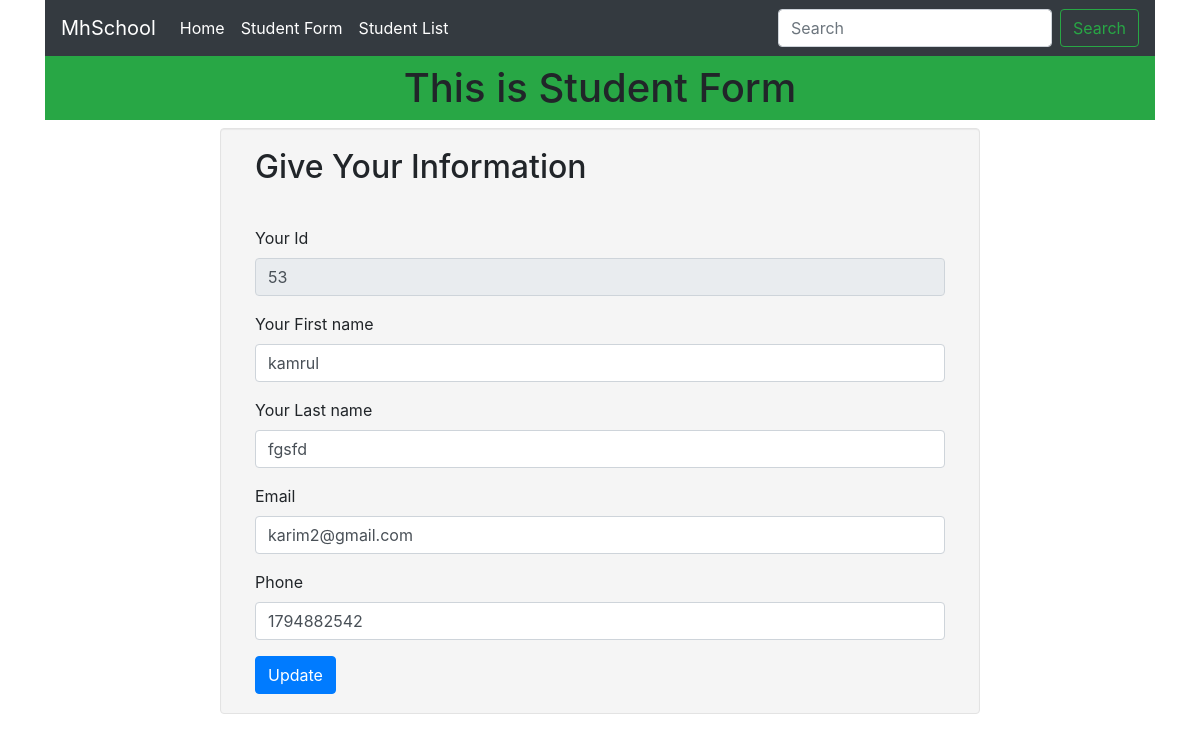
The app's page /edit?id=53 with its own data.
### crud/models.py (models this page shows, shortened)
class student3(models.Model):
    fname=models.CharField(max_length=50)
    lname=models.CharField(max_length=50)
    email=models.EmailField()
    phone=models.IntegerField()

### crud/views.py (the view)
# urls.py: path('edit', views.edit,  name='edit'),
def edit(request):
    id = request.GET['id']
    for data in student3.objects.filter(id=id):
        fname = data.fname
        lname = data.lname
        email = data.email
        phone = data.phone
    title = {'id': id, 'title': 'show', 'fname': fname,
             'lname': lname, 'email': email, 'phone': phone}
    return render(request, 'edit.html', title)

### crud/templates/edit.html (shortened to what this page needs)
{% extends 'base.html' %}
{%block block_body%}
	<div class="container">
		<h1 class="bg-success text-center p-2">This is Student Form</h1>
	</div>
	<div class="container">
		<div class="row">
			<div class="col-sm-8 col-sm-offset-2 well">
				<div class="col-sm-12 form-legend">
					<h2 >Give Your Information</h2>
				</div>
				<div class="col-sm-12 form-column">
					<form action="/update" method="post">
						<div class="form-group">
							<label for="fname">Your Id</label>
							<input type="text"  name="id" value="{{id}}" class="form-control" readonly>
						</div>
						<div class="form-group">
							<label for="fname">Your First name</label>
							<input type="text"  name="fname" value="{{fname}}" class="form-control" required>
						</div>
						<div class="form-group">
							<label for="email-confirm">Your Last name</label>
							<input type="text"name="lname" value="{{lname}}" class="form-control" required>
						</div>
						<div class="form-group">
							<label for="country">Email</label>
							<input type="text"  name="email" value="{{email}}" class="form-control" placeholder="" required>
						</div>
						<div class="form-group">
							<label for="phone">Phone</label>
							<input type="number" name="phone" value="{{phone}}" class="form-control" placeholder="Optional" required>
						</div>
						<input type="submit" value="Update" class="btn btn-primary">
					</form>
				</div>
			</div>
		</div>
	</div>
{%endblock%}

### crud/static/css/stuformstyle.css (style rules this page uses)
.well { margin-top: 4%; }
.form-legend { padding-bottom: 2em; }
.well { margin: 0 auto; min-height: 20px; padding: 19px; margin-bottom: 20px; background-color: #f5f5f5; border: 1px solid #e3e3e3; border-radius: 4px; -webkit-box-shadow: inset 0 1px 1px rgb(0 0 0 / 5%); box-shadow: inset 0 1px 1px rgb(0 0 0 / 5%); }

### records on screen
student3: fname "kamrul", lname "fgsfd", email "karim2@gmail.com"
